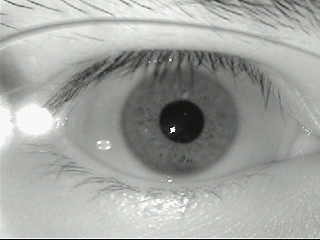
#> input picture iris authentication/iris dataset/MMU-Iris-Database/5/right/chongpkr2.bmp, 320 x 240 px
$ python t.py
#> lines starting #> are read from the running program, lines starting #| are printed output that depends on the picture; after the words box and inside, x2 and y2 are one past the last pixel; in counts of white or black regions, pixels touching at a corner belong together
import cv2
import numpy as np
import matplotlib.pyplot as plt

# Load the image using OpenCV
image_cv = cv2.imread("chongpkr2.bmp", cv2.IMREAD_GRAYSCALE)
#> image_cv: shape (240, 320); min 2, max 248, mean 163.8

# Apply a median blur to reduce noise
blurred = cv2.medianBlur(image_cv, 5)
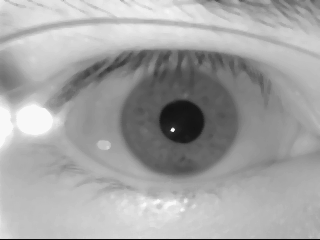
#> blurred: shape (240, 320); min 5, max 248, mean 164.1

# Use Hough Circle Transform to detect circular regions (likely iris)
circles = cv2.HoughCircles(
    blurred,
    cv2.HOUGH_GRADIENT,
    dp=1,
    minDist=50,
    param1=100,
    param2=30,
    minRadius=20,
    maxRadius=80
)
#> circles = [[177.5, 116.5, 60.6]]

# Create a mask for the detected iris
mask = np.zeros_like(image_cv)
if circles is not None:
    circles = np.uint16(np.around(circles))
#> circles = [[178, 116, 61]]
    for circle in circles[0, :]:
        center = (circle[0], circle[1])  # Circle center
        radius = circle[2]  # Circle radius
        cv2.circle(mask, center, radius, 255, -1)  # Draw filled circle on the mask
#> this loop made 1 pass
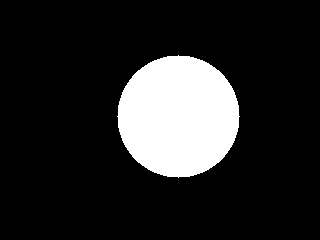
#> mask: shape (240, 320); 15.2% white; 1 white region, box (x1, y1, x2, y2) and area: (117, 55, 240, 178) 11681

# Use thresholding to create a binary mask for the pupil
_, binary_mask = cv2.threshold(image_cv, 40, 255, cv2.THRESH_BINARY_INV)  # Tune threshold if needed
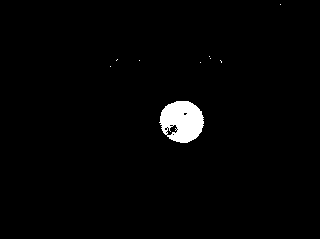
#> binary_mask: shape (240, 320); 2.2% white; 10 white regions (8 under 20 px)

# Detect contours to isolate the pupil
contours, _ = cv2.findContours(binary_mask, cv2.RETR_EXTERNAL, cv2.CHAIN_APPROX_SIMPLE)
#> contours = 10 contours, 9 with area under 20; largest, box (x1, y1, x2, y2) and area: (159, 101, 204, 143) 1390

# Assume the largest external contour is the pupil
pupil_contour = max(contours, key=cv2.contourArea)
#> pupil_contour = contour of 81 points, box (x1, y1, x2, y2) (159, 101, 204, 143), area 1390

# Create a mask for the pupil
pupil_mask = np.zeros_like(image_cv)
cv2.drawContours(pupil_mask, [pupil_contour], -1, 255, thickness=cv2.FILLED)
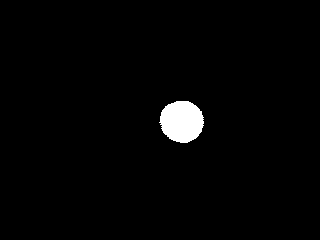
#> pupil_mask: shape (240, 320); 1.9% white; 1 white region, box (x1, y1, x2, y2) and area: (159, 101, 204, 143) 1454

# Create the concentric mask
mask = mask - pupil_mask
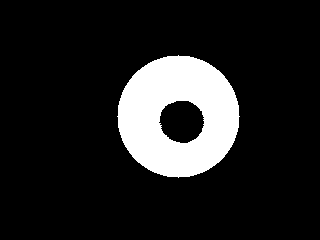
#> mask: shape (240, 320); 13.3% white; 1 white region, box (x1, y1, x2, y2) and area: (117, 55, 240, 178) 10227

# Apply the mask to isolate the iris
segmented_iris = cv2.bitwise_and(image_cv, image_cv, mask=mask)
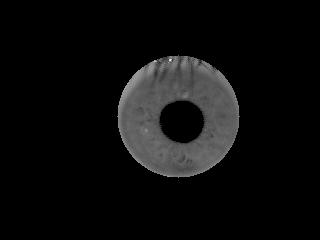
#> segmented_iris: shape (240, 320); min 0, max 248, mean 12.7

# Display the result
plt.figure(figsize=(12, 6))
plt.subplot(1, 3, 1)
plt.imshow(image_cv, cmap='gray')
plt.title('Original Image')
plt.axis('off')

plt.subplot(1, 3, 2)
plt.imshow(segmented_iris, cmap='gray')
plt.title('Segmented Iris')
plt.axis('off')

plt.subplot(1, 3, 3)
plt.imshow(mask, cmap='gray')
plt.title('Mask')
plt.axis('off')

plt.show()

$ run again, with iris authentication/iris dataset/MMU-Iris-Database/5/right/chongpkr1.bmp copied over iris authentication/iris dataset/MMU-Iris-Database/5/right/chongpkr2.bmp
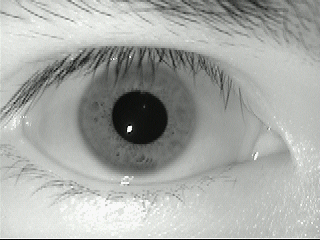
#> input picture iris authentication/iris dataset/MMU-Iris-Database/5/right/chongpkr1.bmp, 320 x 240 px
#> `circles = cv2.HoughCircles( blurred, cv2.HOUGH_GRADIENT, dp=1, minDist..`: circles = [[134.5, 117.5, 58.3]]
#> `circles = np.uint16(np.around(circles))`: circles = [[134, 118, 58]]
#> the loop `for circle in circles[0, :]:` made 1 pass
#> after the loop `for circle in circles[0, :]:`:
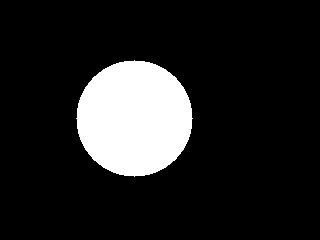
#> mask: shape (240, 320); 13.7% white; 1 white region, box (x1, y1, x2, y2) and area: (76, 60, 193, 177) 10557
#> binary_mask: shape (240, 320); 3.5% white; 39 white regions (37 under 20 px)
#> contours = 39 contours, 38 with area under 20; largest, box (x1, y1, x2, y2) and area: (112, 91, 167, 144) 2206
#> pupil_contour = contour of 91 points, box (x1, y1, x2, y2) (112, 91, 167, 144), area 2206
#> pupil_mask: shape (240, 320); 3% white; 1 white region, box (x1, y1, x2, y2) and area: (112, 91, 167, 144) 2291
#> `segmented_iris = cv2.bitwise_and(image_cv, image_cv, mask=mask)`:
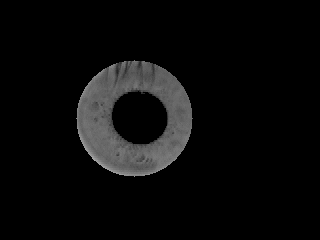
#> segmented_iris: shape (240, 320); min 0, max 173, mean 10.8

$ run again, with iris authentication/iris dataset/MMU-Iris-Database/5/right/chongpkr3.bmp copied over iris authentication/iris dataset/MMU-Iris-Database/5/right/chongpkr2.bmp
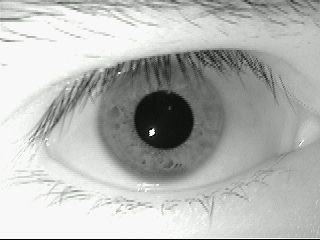
#> input picture iris authentication/iris dataset/MMU-Iris-Database/5/right/chongpkr3.bmp, 320 x 240 px
#> `circles = cv2.HoughCircles( blurred, cv2.HOUGH_GRADIENT, dp=1, minDist..`: circles = [[160.5, 116.5, 64]]
#> `circles = np.uint16(np.around(circles))`: circles = [[160, 116, 64]]
#> the loop `for circle in circles[0, :]:` made 1 pass
#> after the loop `for circle in circles[0, :]:`:
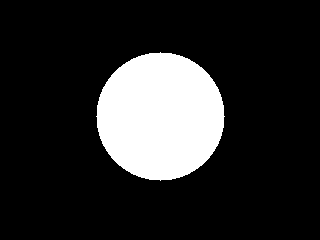
#> mask: shape (240, 320); 16.7% white; 1 white region, box (x1, y1, x2, y2) and area: (96, 52, 225, 181) 12853
#> binary_mask: shape (240, 320); 3.8% white; 31 white regions (29 under 20 px)
#> contours = 31 contours, 30 with area under 20; largest, box (x1, y1, x2, y2) and area: (134, 91, 193, 149) 2553
#> pupil_contour = contour of 125 points, box (x1, y1, x2, y2) (134, 91, 193, 149), area 2553
#> pupil_mask: shape (240, 320); 3.4% white; 1 white region, box (x1, y1, x2, y2) and area: (134, 91, 193, 149) 2645
#> `segmented_iris = cv2.bitwise_and(image_cv, image_cv, mask=mask)`:
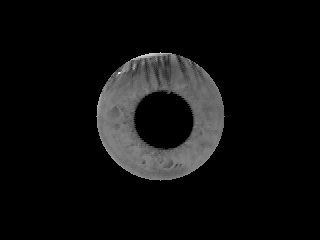
#> segmented_iris: shape (240, 320); min 0, max 248, mean 14.3

$ run again, with iris authentication/iris dataset/MMU-Iris-Database/5/right/chongpkr4.bmp copied over iris authentication/iris dataset/MMU-Iris-Database/5/right/chongpkr2.bmp
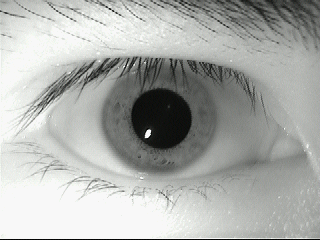
#> input picture iris authentication/iris dataset/MMU-Iris-Database/5/right/chongpkr4.bmp, 320 x 240 px
#> `circles = cv2.HoughCircles( blurred, cv2.HOUGH_GRADIENT, dp=1, minDist..`: circles = [[158.5, 117.5, 57]]
#> `circles = np.uint16(np.around(circles))`: circles = [[158, 118, 57]]
#> the loop `for circle in circles[0, :]:` made 1 pass
#> after the loop `for circle in circles[0, :]:`:
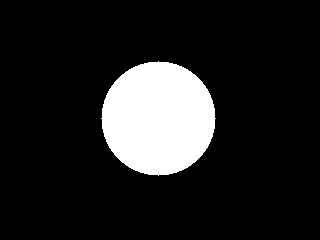
#> mask: shape (240, 320); 13.3% white; 1 white region, box (x1, y1, x2, y2) and area: (101, 61, 216, 176) 10189
#> binary_mask: shape (240, 320); 4.4% white; 92 white regions (87 under 20 px)
#> contours = 92 contours, 91 with area under 20; largest, box (x1, y1, x2, y2) and area: (131, 88, 192, 149) 2737
#> pupil_contour = contour of 106 points, box (x1, y1, x2, y2) (131, 88, 192, 149), area 2737
#> pupil_mask: shape (240, 320); 3.7% white; 1 white region, box (x1, y1, x2, y2) and area: (131, 88, 192, 149) 2825
#> `segmented_iris = cv2.bitwise_and(image_cv, image_cv, mask=mask)`:
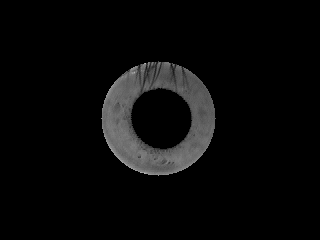
#> segmented_iris: shape (240, 320); min 0, max 186, mean 9.4
